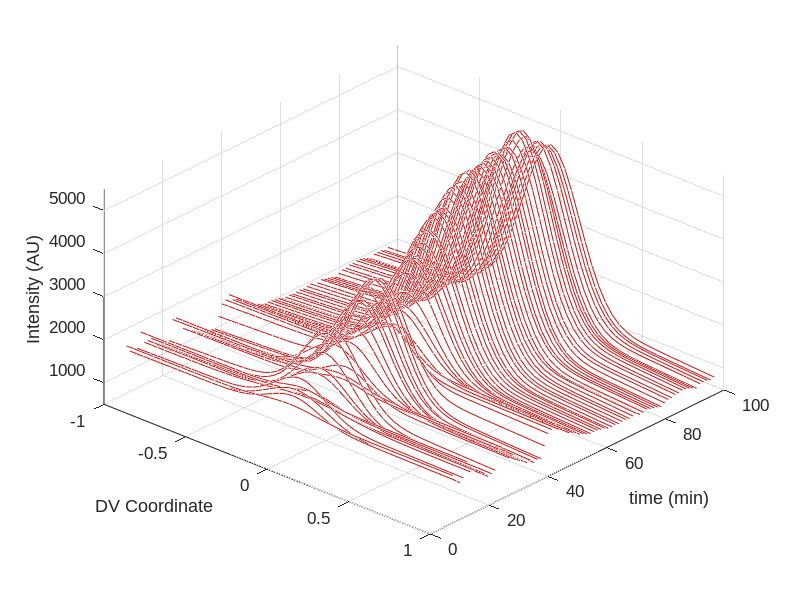

Reproduce this figure in MATLAB.
function [varargout]=plotGregsData3

%% Greg's data
load('hybrid_embryo.mat')

A = data.A;
B = data.B;
t = data.t;
SIG = data.Sig;

%% NC 11
N11T = t(1:16);
N11A = A(1:16);
N11B = B(1:16);
sig = SIG(1:16);
m = -0.07;
M = 25;
x = linspace(0,1,M);
N11D = repmat(N11A,1,M).*exp(-repmat(x,length(N11A),1).^2./2./repmat(sig,1,length(x)).^2) + ...
    repmat(N11B,1,M) + m*N11A*x;
N11D = fliplr(rot90(N11D,3));

%% NC 12
N12T = t(33:60);
N12A = A(33:60);
N12B = B(33:60);
sig = SIG(33:60);
x = linspace(0,1,M);
N12D = repmat(N12A,1,M).*exp(-repmat(x,length(N12A),1).^2./2./repmat(sig,1,length(x)).^2) + ...
    repmat(N12B,1,M) + m*N12A*x;
N12D = fliplr(rot90(N12D,3));

%% NC 13
N13T = t(76:126);
N13A = A(76:126);
N13B = B(76:126);
sig = SIG(76:126);
x = linspace(0,1,M);
N13D = repmat(N13A,1,M).*exp(-repmat(x,length(N13A),1).^2./2./repmat(sig,1,length(x)).^2) + ...
    repmat(N13B,1,M) + m*N13A*x;
N13D = fliplr(rot90(N13D,3));

%% NC 14
N14T = t(147:327);
N14A = A(147:327);
N14B = B(147:327);
sig = SIG(147:327);
x = linspace(0,1,M);
N14D = repmat(N14A,1,M).*exp(-repmat(x,length(N14A),1).^2./2./repmat(sig,1,length(x)).^2) + ...
    repmat(N14B,1,M) + m*N14A*x;
N14D = fliplr(rot90(N14D,3));

% figure
% hold on
% mesh(N11T,x,N11D)
% mesh(N11T,-x,N11D)
% mesh(N12T,x,N12D)
% mesh(N12T,-x,N12D)
% mesh(N13T,x,N13D)
% mesh(N13T,-x,N13D)
% mesh(N14T,x,N14D)
% mesh(N14T,-x,N14D)
% shading flat


allData = repmat(A,1,M).*exp(-repmat(x,length(A),1).^2./2./repmat(SIG,1,length(x)).^2) + ...
    repmat(B,1,M) + m*A*x;
A2 = data.A2;
B2 = data.B2;
Sig2 = data.Sig2;

totalDorsalAllData = repmat(A2,1,M).*exp(-repmat(x,length(A2),1).^2./2./repmat(Sig2,1,25).^2) + ...
    repmat(B2,1,M) + m*A2*x;
% figure
% hold on
% mesh(x,t,allData)
% mesh(-x,t,allData)
% shading flat
% view(78,20)

if nargout == 0
% figure
% hold on
% mesh(x,t(1:375)+7.695,allData(1:375,:)/max(max(allData(1:375,:))))
% mesh(-x,t(1:375)+7.695,allData(1:375,:)/max(max(allData(1:375,:))))
% shading flat
% view(42,42)
% title('Nuclear dl fluorescence (normalized)')

figure
hold on
xlabel('DV Coordinate','FontName','Arial','FontSize',12)
ylabel('time (min)','FontName','Arial','FontSize',12)
zlabel('Intensity (AU)','FontName','Arial','FontSize',12)
set(gca,'FontName','Arial','FontSize',12)
for i = 1:5:375
plot3(x,ones(1,25)*t(i)+7.695,allData(i,:),'Color',[191 21 21]/255)
plot3(-x,ones(1,25)*t(i)+7.695,allData(i,:),'Color',[191 21 21]/255)
view(180,0)
zlim([500 5500])
pause(0.05)
end
alt = linspace(180,42,60);
az = linspace(0,42,60);
for i = 1:60
    view([alt(i) az(i)])
    pause(0.03)
end
% shading flat

% title('Nuclear dl fluorescence','FontName','Arial','FontSize',12)

grid on
% 
% figure
% hold on
% plot(x,N11D(:,end))
% plot(-x,N11D(:,end))
% plot(x,N12D(:,end))
% plot(-x,N12D(:,end))
% plot(x,N13D(:,end))
% plot(-x,N13D(:,end))
% plot(x,N14D(:,end))
% plot(-x,N14D(:,end))
% shading flat

% figure
% hold on
% mesh(x,t(1:375),totalDorsalAllData(1:375,:)/max(max(totalDorsalAllData(1:375,:))))
% mesh(-x,t(1:375),totalDorsalAllData(1:375,:)/max(max(totalDorsalAllData(1:375,:))))
% shading flat
% view(42,42)
% title('Total dl fluorescence (normalized)')
% 
% figure
% hold on
% mesh(x,t(1:375),allData(1:375,:)-totalDorsalAllData(1:375,:))
% mesh(-x,t(1:375),allData(1:375,:)-totalDorsalAllData(1:375,:))
% shading flat
% view(42,42)
% title('Cytoplasmic dl fluorescence (normalized)?')
% plot3(zeros(375,1),t(1:375),allData(1:375,1),'LineWidth',3,'Color','blue')
% plot3(ones(375,1),t(1:375),allData(1:375,end),'LineWidth',3,'Color','red')
% plot3(-ones(375,1),t(1:375),allData(1:375,end),'LineWidth',3,'Color','red')
end




dat = {allData,totalDorsalAllData,x,t,SIG,N11D,N12D,N13D,N14D,N11T,N12T,N13T,N14T};
% assign varargout
varargout = cell(nargout);
for i = 1:max(nargout,1)
    varargout{i} = dat{i};
end

end



